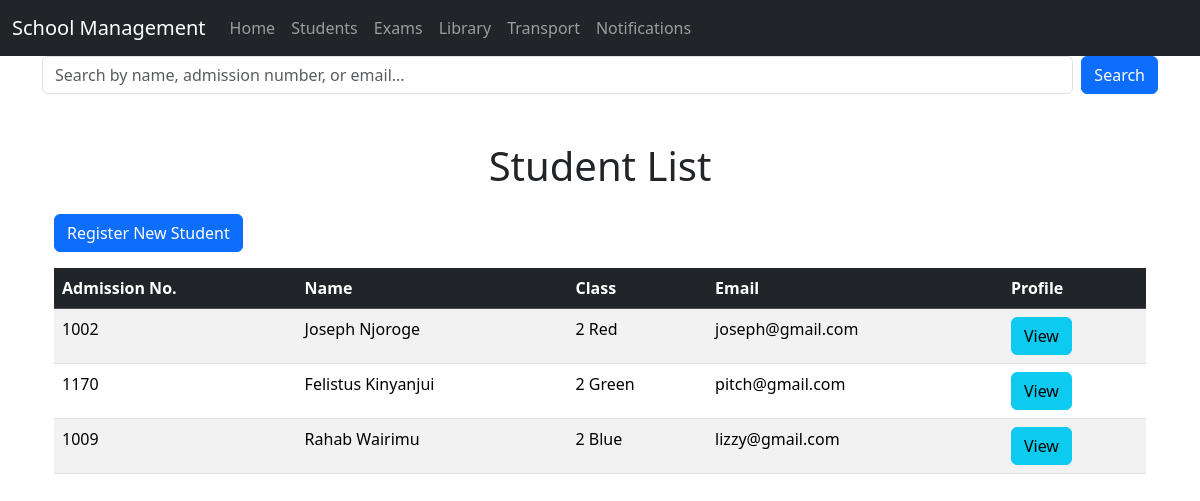
/students/, run on an earlier commit of the app's database.
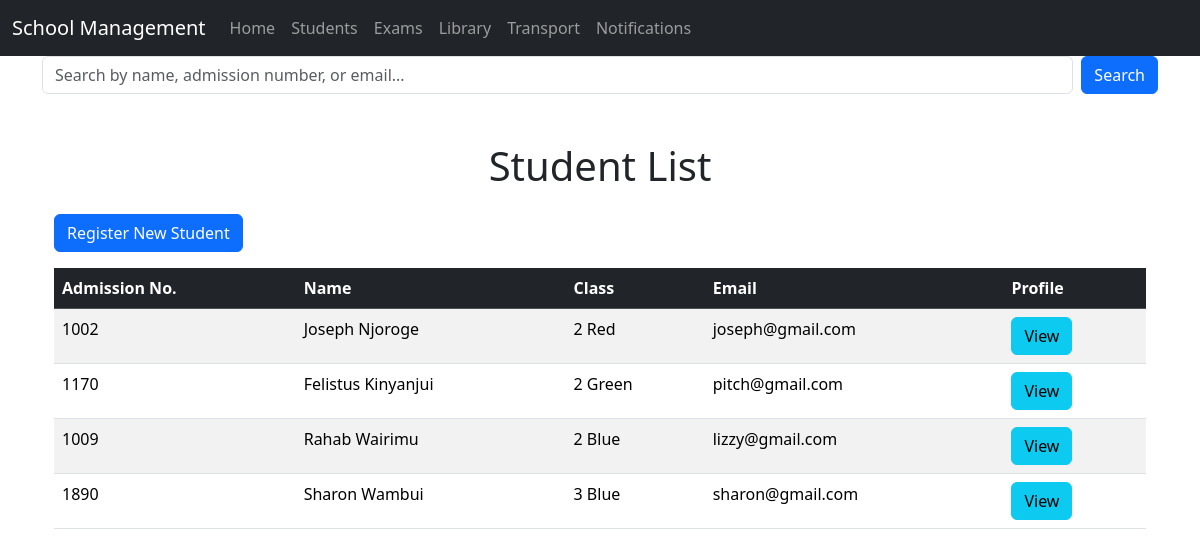
And on a later commit of the database.
### students/models.py (models this page shows, shortened)
class Student(models.Model):
    GENDER_CHOICES = [('Male', 'Male'), ('Female', 'Female')]
    id = models.AutoField(primary_key=True)
    admission_number = models.CharField(max_length=50, unique=True)  # Unique student ID
    name = models.CharField(max_length=255)
    email = models.EmailField(unique=True, null=True, blank=True)  # Email
    class_name = models.CharField(max_length=50)  # Class/Grade
    age = models.PositiveIntegerField()
    gender = models.CharField(max_length=10, choices=GENDER_CHOICES)
    birth_date = models.DateField(null=True, blank=True)  # Date of Birth
    address = models.TextField(null=True, blank=True)  # Home Address
    parent_contact = models.CharField(max_length=15)  # Parent/Guardian Contact
    profile_picture = models.ImageField(upload_to='students/', null=True, blank=True)  # Profile Picture
    date_registered = models.DateTimeField(auto_now_add=True)  # Auto-set registration date

### students/views.py (the view)
# urls.py: path('students/', views.student_list, name='student_list'),
def student_list(request):
    query = request.GET.get('q')
    if query:
        students = Student.objects.filter(
            Q(name__icontains=query) |
            Q(admission_number__icontains=query) |
            Q(email__icontains=query)
        )
    else:
        students = Student.objects.all()
    return render(request, 'students/student_list.html', {'students': students})

### templates/students/student_list.html
{% extends 'students/../base.html' %}
{% block content %}
    <form method="GET" class="d-flex mb-4">
        <input type="text" name="q" class="form-control me-2" placeholder="Search by name, admission number, or email..." value="{{ request.GET.q }}">
        <button type="submit" class="btn btn-primary">Search</button>
    </form>
<div class="container mt-5">
    <h1 class="text-center mb-4">Student List</h1>
    <a href="{% url 'student_register' %}" class="btn btn-primary mb-3">Register New Student</a>
    <table class="table table-striped table-hover">
        <thead class="table-dark">
            <tr>
                <th>Admission No.</th>
                <th>Name</th>
                <th>Class</th>
                <th>Email</th>
                <th>Profile</th>
            </tr>
        </thead>
        <tbody>
            {% for student in students %}
            <tr>
                <td>{{ student.admission_number }}</td>
                <td>{{ student.name }}</td>
                <td>{{ student.class_name }}</td>
                <td>{{ student.email }}</td>
                <td><a href="{% url 'student_profile' student.id %}" class="btn btn-info">View</a></td>
            </tr>
            {% endfor %}
        </tbody>
    </table>
</div>
{% endblock %}

### templates/base.html (shortened to what this page needs)
<!DOCTYPE html>
<html lang="en">
<head>
    <link href="https://cdn.jsdelivr.net/npm/bootstrap@5.3.0-alpha1/dist/css/bootstrap.min.css" rel="stylesheet">
    <link href="https://cdn.jsdelivr.net/npm/bootstrap@5.3.3/dist/css/bootstrap.min.css" rel="stylesheet">
</head>
<body>
    <nav class="navbar navbar-expand-lg navbar-dark bg-dark">
        <div class="container-fluid">
            <a class="navbar-brand" href="#">School Management</a>
            <div class="collapse navbar-collapse" id="navbarNav">
                <ul class="navbar-nav">
                    <li class="nav-item">
                        <a class="nav-link" href="/">Home</a>
                    </li>
                    <li class="nav-item">
                        <a class="nav-link" href="/students">Students</a>
                    </li>
                    <li class="nav-item">
                        <a class="nav-link" href="/exams/">Exams</a>
                    </li>
                    <li class="nav-item">
                        <a class="nav-link" href="/library/">Library</a>
                    </li>
                    <li class="nav-item">
                        <a class="nav-link" href="/transport/">Transport</a>
                    </li>
                    <li class="nav-item">
                        <a class="nav-link" href="/communication/">Notifications</a>
                    </li>
                </ul>
            </div>
        </div>
    </nav>
    <div class="container">
        {% block content %}
        {% endblock %}
    </div>
</body>
</html>

What changed in the data, as far as the page shows it:
added Student: admission_number "1890", name "Sharon Wambui", class_name "3 Blue", email "sharon@gmail.com"
